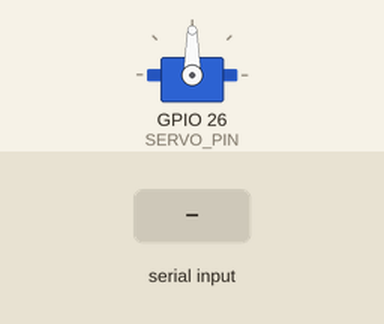
Simulated run of this sketch. Board: ESP32. On the bench: servo. The inputs (shaded band) are chosen by the test bench. What the sketch prints to the serial monitor is not drawn.

Above: at 1.2 s.
1.3 s: "2\n" received over Serial
At 2.4 s:
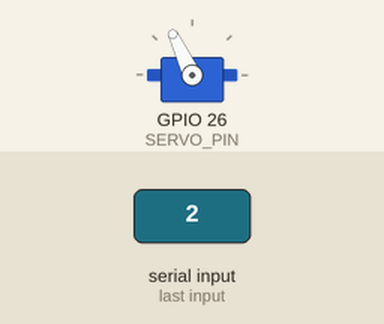
3.4 s: "1\n" received over Serial
At 4.6 s:
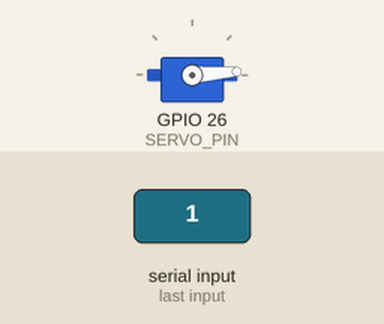
Timing chart, 0 to 6.4 s (numbered marks = the images above; inputs shaded):
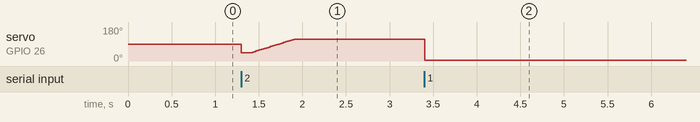

The sketch:

Servo_ball_final.ino
```cpp
#include <Servo.h>


#define SERVO_PIN 26


Servo myservo;
int input, r;

void setup() {
  myservo.attach(SERVO_PIN);

  Serial.begin(9600);
  Serial.println("begin");
}

void loop() {
  char inputChar;
  static byte inputBuffer;

  r = 43;
  if (Serial.available())
  {
    inputChar = Serial.read();

    if (inputChar == 10)
    {
      input = inputBuffer;

      /*
        if (input <= 180) {
        servolower.write(input);
        Serial.print("Angle = ");
        Serial.println(input);
        }
      */

      if (input == 1) {
        myservo.write(4);

      } else if (input == 2) {
        myservo.write(r);
        delay(94);
        for (int i = r; i <= 115 ; i++) {
          myservo.write(i);
          delay(7);
        }
      }


      inputBuffer = 0;
    }
    else if (inputChar >= '0' & inputChar <= '9')
    {
      inputBuffer = (inputBuffer * 10) + (inputChar - '0');
    }
  }
}
```

Measured:
- after the input at 3.4 s, servo on GPIO 26 (SERVO_PIN): 115° → 4° at once
